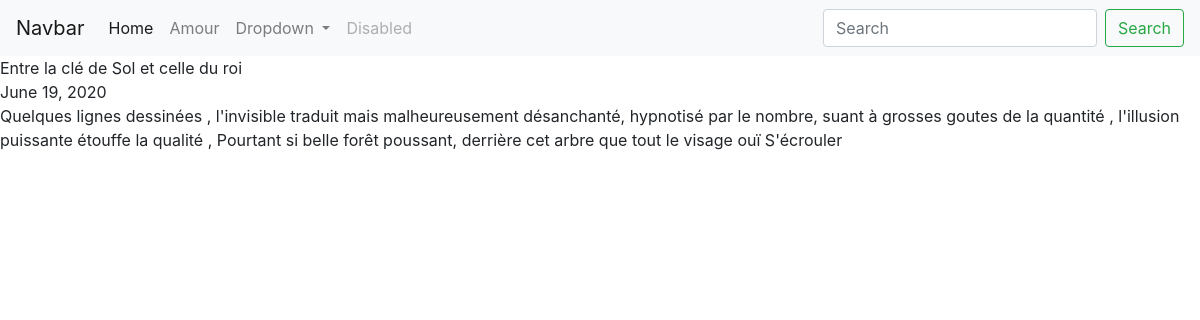
The page /blog/6/ on the database its author committed.
### blog/models.py (models this page shows, shortened)
class Blog(models.Model):
    title=models.CharField(max_length=200)
    description=models.TextField()
    date = models.DateField()

### blog/views.py (the view)
# urls.py: path('<int:blog_id>/', views.detail,name="detail"),
def detail(request, blog_id):
    blog= get_object_or_404(Blog,  pk=blog_id)
    return render(request, 'blog/detail.html', {'blog':blog})

### blog/templates/blog/detail.html
 {% extends 'portfolio/base.html'%}
 {%block content%}
 {{ blog.title }} <br>
{{ blog.date }} <br>
{{ blog.description|safe}}
{% endblock%}

### rows shown on the page
Blog: title "Entre la clé de Sol et celle du roi", date "June 19, 2020", description "Quelques lignes dessinées , l'invisible traduit mais malheureusement désanchanté, hypnotisé par le nombre, suant à grosses goutes de la quantité , l'illusion puissante étouffe la qualité , Pourtant si belle forêt poussant, derrière cet arbre que tout le visage ouï S'écrouler"
